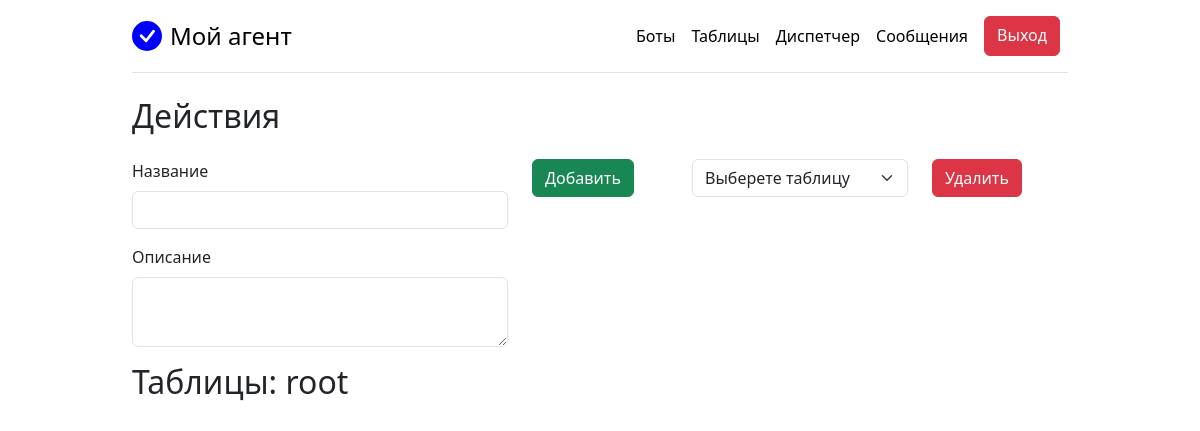
The page /tgparser/ (signed in) on the database as committed earlier.
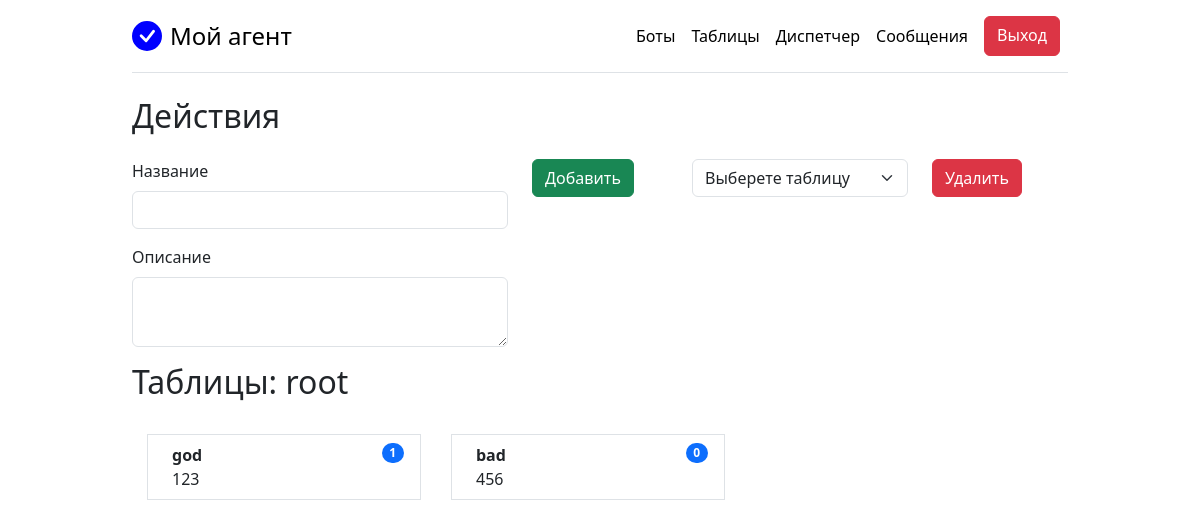
The same page on the database as committed later.
### web_app/tgparser/models.py (models this page shows, shortened)
class Table(models.Model):
    name = models.CharField(
        max_length=40,
        verbose_name='Название')
    description = models.TextField(
        max_length=75,
        verbose_name='Описание',
        blank=True)
    owner = models.ForeignKey(User, on_delete=models.CASCADE)
    class Meta:
        verbose_name = 'Таблица'
        verbose_name_plural = 'Таблицы'

### web_app/tgparser/views.py (the view)
# urls.py: path('', views.view_tables, name="view_tables"),
def view_tables(request):
    if request.user.is_superuser:
        tables = Table.objects.all()
    elif request.user.is_authenticated:
        tables = Table.objects.filter(owner=request.user)
    else:
        messages.warning(request, 'Пройдите аутентификацию')
        return redirect('home')
    if request.method == 'POST':
        form = TableForm(request.POST)
        if form.is_valid():
            form.save()
            return redirect('view_tables')
    else:
        form = TableForm()
    context = {'tables': tables, 'form': form, 'title': 'Таблицы', 'user': request.user}
    return render(request, 'tab/tables.html', context)

### web_app/tgparser/forms.py
class TableForm(forms.ModelForm):
    class Meta:
        model = Table
        fields = '__all__'
        widgets = {
            'name': forms.TextInput(attrs={'placeholder': ''}),
            'description': forms.Textarea(attrs={'placeholder': '', 'style': 'height: 70px;'}),
        }

### templates/tab/tables.html (shortened to what this page needs)
{% extends 'base.html' %}
{% load bootstrap4 %}
{% block content %}
<h2>Действия</h2>
<div class="row my-4">
  <div class="col-md-5">
    <form method="POST">
        {% bootstrap_field form.name layout='horizontal'%}
        <div class="my-2">
        {% bootstrap_field form.description layout='horizontal' %}
        </div>
  </div>
  <div class="col-md-2">
        <button type="submit" class="btn btn-success">Добавить</button>
  </div>
  <div class="col-md-3">
    <form method="POST" action="{% url 'del_table' %}">
        <select required class="form-select" aria-label="Default select example" name="table_id">
            <option value disabled selected>Выберете таблицу</option>
        </select>
  </div>
    <div class="col-md-2">
        <button type="submit" class="btn btn-danger">Удалить</button>
    </div>
<h2>Таблицы: {{ user }}</h2>
<div class="row my-4">
  <div class="col">
    <ul class="list-group list-group-horizontal flex-wrap">
      {% for table in tables %}
      <div class="col-md-4">
        <a href="{% url 'view_phrases' table.pk %}" class="list-group-item list-group-item-action">
          <li class="d-flex justify-content-between align-items-start">
            <div class="ms-2 me-auto">
              <div class="fw-bold">{{ table.name }}</div>
              {{ table.description }}
            </div>
            <span class="badge bg-primary rounded-pill ms-2">{{table.tab_phrases.count}}</span>
          </li>
        </a>
      </div>
      {% endfor %}
    </ul>
  </div>
</div>
{% endblock %}

Rows that differ between the two databases and show on the page:
added Table: name "god", description "123", tab_phrases.count "1"
added Table: name "bad", description "456", tab_phrases.count "0"
